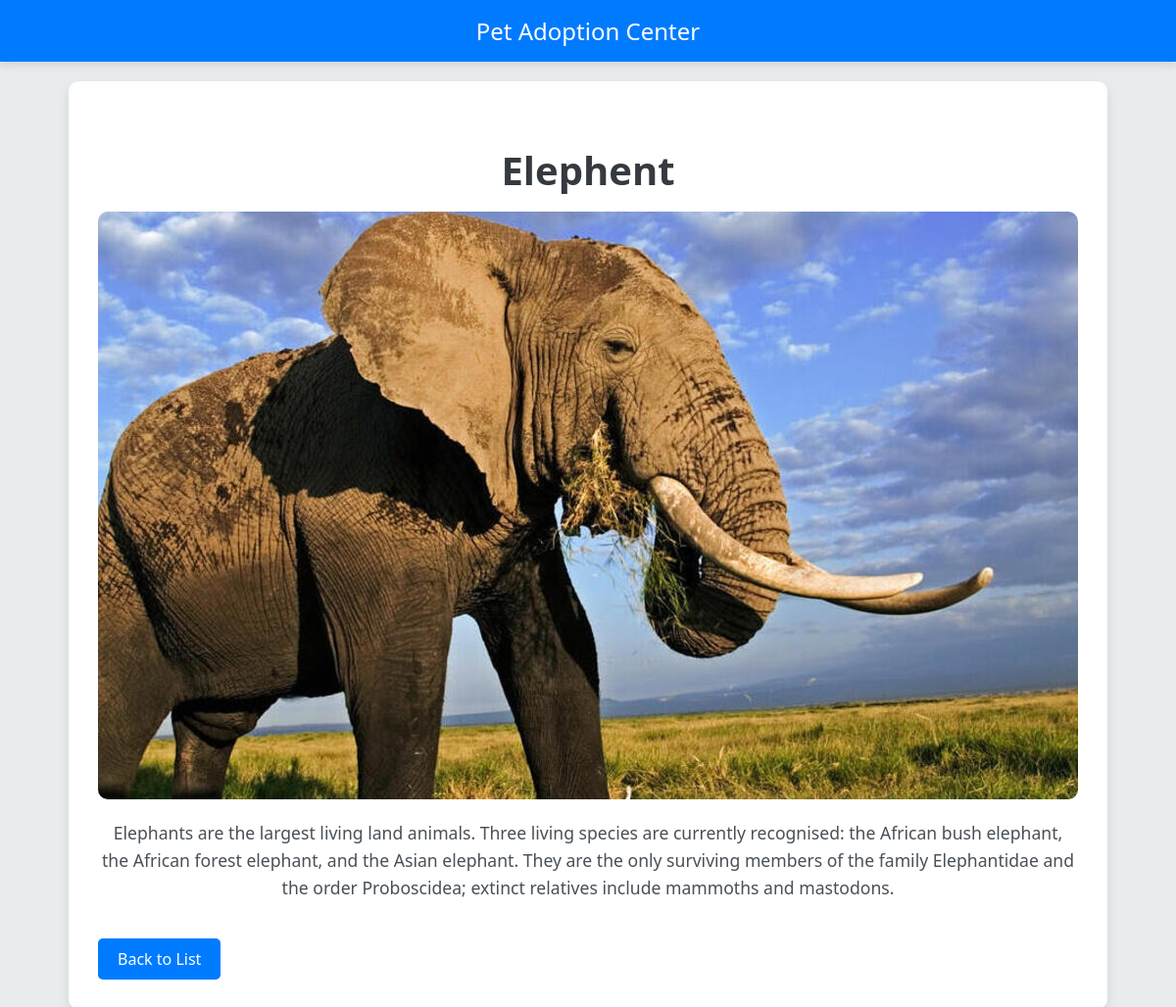
Page /pets/2/ on the committed database.
### adoption/models.py (models this page shows, shortened)
class Pet(models.Model):
    name = models.CharField(max_length=100)
    description = models.TextField()
    photo = models.ImageField(upload_to='pets/', null=True, blank=True)

### adoption/views.py (the view)
# urls.py: path('pets/<int:pet_id>/', views.pet_details, name='pet_details'),
def pet_details(request, pet_id):
    pet = Pet.objects.get(id=pet_id)
    context = {
        'pet':pet,
    }
    return render(request, 'adoption/pet_detail.html', context)

### adoption/templates/adoption/pet_detail.html (shortened to what this page needs)
<!DOCTYPE html>
<html lang="en">
<head>
</head>
<body>
    <div class="header">
        Pet Adoption Center
    </div>
    <div class="container">
        <h2>{{ pet.name }}</h2>
        {% if pet.photo %}
            <img src="{{ pet.photo.url }}" alt="Photo of {{ pet.name }}" class="pet-photo">
        {% else %}
            <p>No photo available</p>
        {% endif %}
        <p>{{ pet.description|default:"No description available" }}</p>
        <a href="{% url 'adoption:index' %}" class="back-button">Back to List</a>
    </div>
</body>
</html>

### adoption/templates/adoption/pet_detail.html (style rules this page uses)
body { font-family: 'Segoe UI', Tahoma, Geneva, Verdana, sans-serif; margin: 0; padding: 0; background-color: #e9ecef; }
.header { background-color: #007bff; color: white; padding: 15px 0; text-align: center; font-size: 1.5em; box-shadow: 0 4px 8px rgba(0, 0, 0, 0.1); }
.container { width: 90%; margin: 20px auto; max-width: 1000px; background-color: white; padding: 30px; border-radius: 10px; box-shadow: 0 6px 12px rgba(0, 0, 0, 0.1); overflow: hidden; }
.pet-photo { display: block; max-width: 100%; height: auto; border-radius: 10px; margin-bottom: 20px; transition: transform 0.3s ease; }
h2 { font-size: 2.5em; color: #343a40; margin-bottom: 15px; text-align: center; }
p { font-size: 1.1em; color: #495057; line-height: 1.6; text-align: center; }
.back-button { display: inline-block; margin-top: 20px; padding: 10px 20px; background-color: #007bff; color: white; text-decoration: none; border-radius: 5px; font-size: 1em; text-align: center; transition: background-color 0.3s ease; }

### rows in the picture
Pet: name "Elephent", photo (picture), description "Elephants are the largest living land animals. Three living species are currently recognised: the African bush elephant, the African forest elephant, and the Asian elephant. They are the only surviving members of the family Elephantidae and the order Proboscidea; extinct relatives include mammoths and mastodons."
